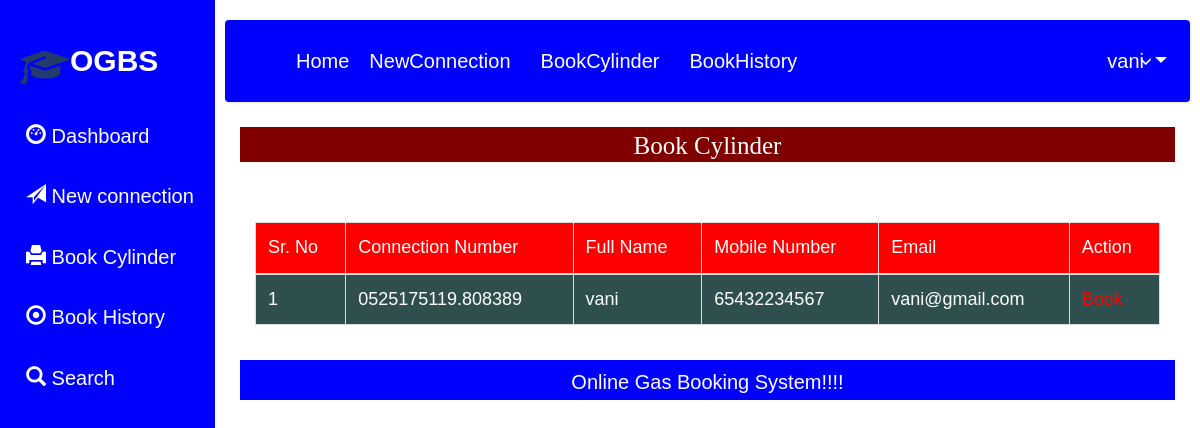
The app's page /bookcylinder (signed in) with its own data.
### gasbooking/models.py (models this page shows, shortened)
class Newconnection(models.Model):
    user=models.ForeignKey(Registration,on_delete=models.CASCADE, null=True)
    gen=models.CharField(max_length=100,null=True)
    nationality=models.CharField(max_length=100,null=True)
    merriedstatus=models.CharField(max_length=100,null=True)
    address=models.CharField(max_length=100,null=True)
    related=models.CharField(max_length=100,null=True)
    fname=models.CharField(max_length=100,null=True)
    lname=models.CharField(max_length=100,null=True)
    city=models.CharField(max_length=100,null=True)
    connection=models.CharField(max_length=100,null=True)
    registration=models.CharField(max_length=100,null=True)
    date=models.CharField(max_length=100,null=True)
    zipcode=models.CharField(max_length=100,null=True)
    img=models.FileField(null=True)
    cost=models.CharField(max_length=100,null=True)
    status=models.CharField(max_length=100,null=True)

class Registration(models.Model):
    user=models.ForeignKey(User,on_delete=models.CASCADE, null=True)
    mobile=models.CharField(max_length=100,null=True)

### gasbooking/views.py (the view)
# urls.py: path('bookcylinder',bookcylinder,name='bookcylinder'),
def bookcylinder(request):
    user=User.objects.get(id=request.user.id)
    data=Registration.objects.get(user=user)
    data1=Newconnection.objects.filter(user=data)
    d={'data1':data1}
    return render(request,'bookingcylinder.html',d)

### gasbooking/templates/bookingcylinder.html (shortened to what this page needs)
{% extends 'user_nav.html' %}
{% block body %}
<center>
      <h1 style="font-size:25px; background-color:maroon;height:35px;color:white;padding:5px;margin-top:5px;font-family : 'Monotype Corsiva" align="center"> Book Cylinder </h1>
</center>
 <div class="container" style="margin-top:60px;width:100%">
<table class="table table-bordered" id="myTable">
  <thead>
  <tr>
    <th  style="background-color:red">Sr. No</th>
    <th  style="background-color:red">Connection Number</th>
    <th  style="background-color:red">Full Name</th>
    <th  style="background-color:red">Mobile Number</th>
    <th  style="background-color:red">Email</th>
    <th style="background-color:red">Action</th>
  </tr>
  </thead>
   <tbody>
{% for i in data1 %}
 {% if i.connection == 'Approved' %}
  <tr>
        <td style="background-color:darkslategrey;color:white">{{forloop.counter}}</td>
        <td style="background-color:darkslategrey;color:white">{{i.registration}}</td>
        <td style="background-color:darkslategrey;color:white">{{i.user.user.username}}</td>
        <td style="background-color:darkslategrey;color:white">{{i.user.mobile}}</td>
        <td style="background-color:darkslategrey;color:white">{{i.user.user.email}}</td>
        <td style="background-color:darkslategrey"><a href="{% url 'bookdetail' %}" style="color:red">Book</button></a>
  </tr>
{% endif %}
   {% endfor %}
    </tbody>
</table>
 </div>
<div class="footer" align="center" style=" margin-top:15px; background-color:blue; height:40px;color:white; padding:8px;">
    Online Gas Booking System!!!!
</div>
{% endblock %}

### gasbooking/templates/user_nav.html (shortened to what this page needs)
<!DOCTYPE html>
{% load static %}
<html>
<head>
<link rel="stylesheet" href="https://cdnjs.cloudflare.com/ajax/libs/font-awesome/4.7.0/css/font-awesome.min.css">
<link rel="stylesheet" href="https://stackpath.bootstrapcdn.com/bootstrap/4.5.0/css/bootstrap.min.css">
   <link href="static/style.css" rel="stylesheet" type="text/css" media="all"/>
        <link rel="stylesheet" href="static/style4.css">
        <link rel="stylesheet" href="https://cdnjs.cloudflare.com/ajax/libs/font-awesome/4.7.0/css/font-awesome.min.css">
        <link rel="stylesheet" href="https://maxcdn.bootstrapcdn.com/bootstrap/3.3.7/css/bootstrap.min.css">
  <link rel = stylesheet href = "//cdn.datatables.net/1.10.19/css/jquery.dataTables.min.css">
</head>
<body>
<div class="sidenav">
    <div style="padding:20px">
    <img src="{% static 'image/logo.png' %}" style="width:50px;color:white"><span style="font-weight:bold;color:white;font-size:30px">OGBS</span>
  </div>
    <a href="{% url 'user_home' %}">  <i class="glyphicon glyphicon-dashboard" style="color:white"></i> Dashboard</a>
  <a href="{% url 'newconnection' %}">   <i class="glyphicon glyphicon-send" style="color:white"></i> New connection</a>
  <a href="{% url 'bookcylinder' %}">  <i class="glyphicon glyphicon-print" style="color:white"></i>  Book Cylinder</a>
  <a href="{% url 'view_booking' %}">  <i class="glyphicon glyphicon-record" style="color:white"></i>  Book History</a>
  <a href="{% url 'search_booking' %}">  <i class="glyphicon glyphicon-search" style="color:white"></i> Search</a>
</div>
<div class="main" style="margin-left:215px">
  <nav class="navbar navbar-expand-lg navbar-light" style="background-color:blue;color:white">
  <a class="navbar-brand" href="#" style="color:white"></a>
  <div class="collapse navbar-collapse" id="navbarNavdropdown">
    <ul class="navbar-nav">
      <li class="nav-item">
        <a class="nav-link" href="{% url 'user_home' %}" style="color:white">Home <span class="sr-only">(current)</span></a>
      </li>
      <li class="nav-item">
        <a class="nav-link" href="{% url 'newconnection' %}" style="color:white;margin-left:10px">NewConnection</a>
      </li>
      <li class="nav-item">
        <a class="nav-link" href="{% url 'bookcylinder' %}" style="color:white;margin-left:20px">BookCylinder</a>
      </li>
        <li class="nav-item">
        <a class="nav-link" href="{% url 'view_booking' %}" style="color:white;margin-left:20px">BookHistory</a>
      </li>
      <li class="nav-item dropdown">
        <a class="nav-link dropdown-toggle" style="color:white;margin-left:300px; href="#" id="navbardropdownMenuLink" role="button" data-toggle="dropdown" aria-haspopup="true" aria-expanded="false">
          {{request.user.username}}
        </a>
      </li>
        <li><a href="{% url 'logout_user' %}" style="color:white">  <i style="color:white;margin-left:20px;font-size:20px;margin-top:10px" class="glyphicon glyphicon-log-out"></i> </a></li>
    </ul>
  </div>
</nav>
    <div class="container-fluid">
    {% block body %}
    {% endblock %}
</div>
  </div>
</body>
</html>

### gasbooking/static/style.css (style rules this page uses)
html,body,div,span,applet,object,iframe,h1,h2,h3,h4,h5,h6,p,blockquote,pre,a,abbr,acronym,address,big,cite,code,del,dfn,em,img,ins,kbd,q,s,samp,small,strike,strong,sub,sup,tt,var,b,u,i,dl,dt,dd,ol,nav ul,nav li,fieldset,form,label,legend,table,caption,tbody,tfoot,thead,tr,th,td,article,aside,canvas,details,embed,figure,figcaption,footer,header,hgroup,menu,nav,output,ruby,section,summary,time,mark,audio,video { margin:0;padding:0;border:0;font-size:100%;font:inherit;vertical-align:baseline; }
article, aside, details, figcaption, figure,footer, header, hgroup, menu, nav, section { display: block; }
ol,ul { list-style:none;margin:0px;padding:0px; }
table { border-collapse:collapse;border-spacing:0; }
a { text-decoration:none; }
img { max-width:100%; }

### gasbooking/static/style4.css (style rules this page uses)
body { font-family: 'Poppins', sans-serif; background: #fafafa; }
a, a:hover, a:focus { color: inherit; text-decoration: none; transition: all 0.3s; }
.navbar { padding: 15px 10px; background: #fff; border: none; border-radius: 0; margin-bottom: 40px; box-shadow: 1px 1px 3px rgba(0, 0, 0, 0.1); }
i, span { display: inline-block; }
a[aria-expanded="false"]::before, a[aria-expanded="true"]::before { content: '\e259'; display: block; position: absolute; right: 20px; font-family: 'Glyphicons Halflings'; font-size: 0.6em; }

### gasbooking/templates/user_nav.html (style rules this page uses)
#myTable { border-collapse: collapse; width: 100%; border: 1px solid #ddd; font-size: 18px; }
#myTable th { text-align: left; padding: 12px; background-color:DarkSlateGrey ; color: white; }
#myTable td { text-align: left; padding: 12px; background-color: white; }
#myTable tr { border-bottom: 1px solid #ddd; }
body { font-family: "Lato", sans-serif; }
.sidenav { height: 100%; width: 215px; position: fixed; z-index: 1; top: 0; left: 0; color:white; background-color:blue; overflow-x: hidden; padding-top: 20px; }
.sidenav a, .dropdown1-btn { padding: 16px 18px 16px 26px; text-decoration: none; font-size: 20px; color: white; display: block; border: none; background: none; width: 100%; text-align: left; cursor: pointer; outline: none; }
.main { margin-left: 200px; font-size: 20px; padding: 0px 10px; }
body { margin:0;font-family:Arial }
.dropdown { float:right; }

### records on screen
Newconnection: registration "0525175119.808389", user.user.username "vani", user.mobile "65432234567", user.user.email "vani@gmail.com"

### other values on screen
{{ request.user.username }} "vani"
